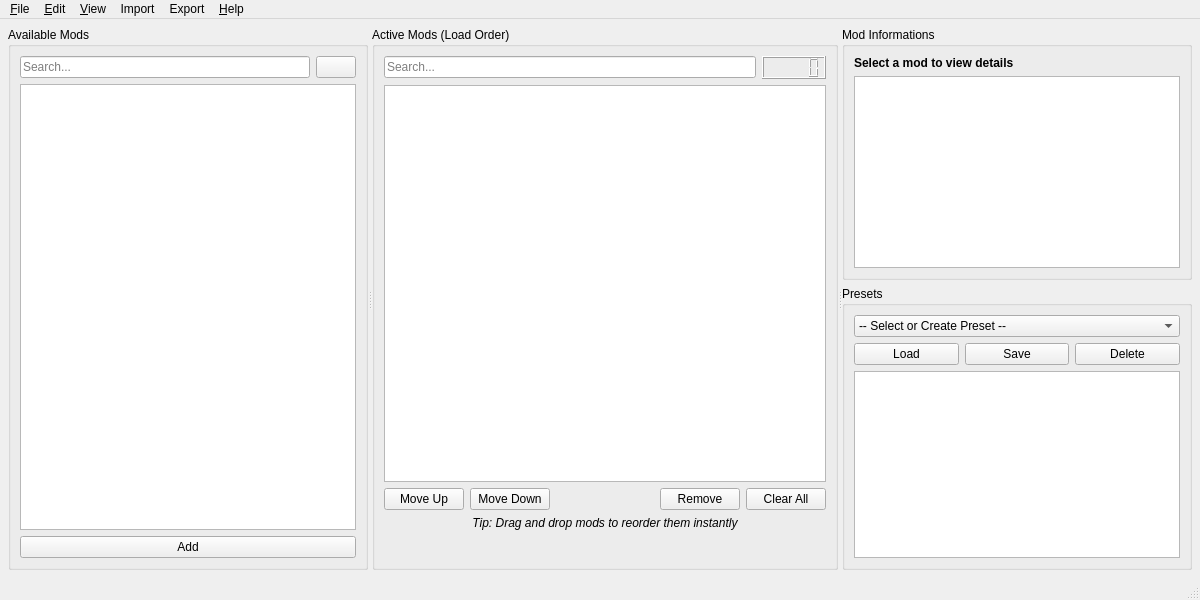
<?xml version="1.0" encoding="UTF-8"?>
<ui version="4.0">
 <class>MainWindow</class>
 <widget class="QMainWindow" name="MainWindow">
  <property name="geometry">
   <rect>
    <x>0</x>
    <y>0</y>
    <width>1200</width>
    <height>600</height>
   </rect>
  </property>
  <property name="minimumSize">
   <size>
    <width>1200</width>
    <height>600</height>
   </size>
  </property>
  <property name="windowIcon">
   <iconset resource="../resources.qrc">
    <normaloff>:/icons/icon/logo.ico</normaloff>:/icons/icon/logo.ico</iconset>
  </property>
  <widget class="QWidget" name="centralwidget">
   <layout class="QHBoxLayout" name="horizontalLayout_main">
    <property name="spacing">
     <number>8</number>
    </property>
    <property name="leftMargin">
     <number>8</number>
    </property>
    <property name="topMargin">
     <number>8</number>
    </property>
    <property name="rightMargin">
     <number>8</number>
    </property>
    <property name="bottomMargin">
     <number>8</number>
    </property>
    <item>
     <widget class="QSplitter" name="splitter_main">
      <property name="orientation">
       <enum>Qt::Orientation::Horizontal</enum>
      </property>
      <property name="childrenCollapsible">
       <bool>false</bool>
      </property>
      <widget class="QWidget" name="widget_left_panel">
       <property name="minimumSize">
        <size>
         <width>250</width>
         <height>0</height>
        </size>
       </property>
       <property name="maximumSize">
        <size>
         <width>400</width>
         <height>16777215</height>
        </size>
       </property>
       <layout class="QVBoxLayout" name="verticalLayout_available_mods">
        <property name="spacing">
         <number>6</number>
        </property>
        <property name="leftMargin">
         <number>0</number>
        </property>
        <property name="topMargin">
         <number>0</number>
        </property>
        <property name="rightMargin">
         <number>0</number>
        </property>
        <property name="bottomMargin">
         <number>0</number>
        </property>
        <item>
         <widget class="QGroupBox" name="groupBox_available_mods">
          <property name="title">
           <string>Available Mods</string>
          </property>
          <layout class="QVBoxLayout" name="verticalLayout_2">
           <property name="spacing">
            <number>6</number>
           </property>
           <item>
            <layout class="QHBoxLayout" name="horizontalLayout_search_available_mods">
             <property name="spacing">
              <number>6</number>
             </property>
             <item>
              <widget class="QLineEdit" name="lineEdit_search_available_mods">
               <property name="placeholderText">
                <string>Search...</string>
               </property>
               <property name="clearButtonEnabled">
                <bool>true</bool>
               </property>
              </widget>
             </item>
             <item>
              <widget class="QPushButton" name="pushButton_refresh_available_mods">
               <property name="icon">
                <iconset resource="../resources.qrc">
                 <normaloff>:/icons/icon/refresh-line.svg</normaloff>:/icons/icon/refresh-line.svg</iconset>
               </property>
              </widget>
             </item>
            </layout>
           </item>
           <item>
            <widget class="QListWidget" name="listWidget_available_mods">
             <property name="acceptDrops">
              <bool>true</bool>
             </property>
             <property name="showDropIndicator" stdset="0">
              <bool>false</bool>
             </property>
             <property name="alternatingRowColors">
              <bool>true</bool>
             </property>
             <property name="selectionMode">
              <enum>QAbstractItemView::SelectionMode::ExtendedSelection</enum>
             </property>
             <property name="sortingEnabled">
              <bool>true</bool>
             </property>
            </widget>
           </item>
           <item>
            <layout class="QHBoxLayout" name="horizontalLayout_available_mods_actions">
             <item>
              <widget class="QPushButton" name="pushButton_add">
               <property name="text">
                <string>Add</string>
               </property>
              </widget>
             </item>
            </layout>
           </item>
          </layout>
         </widget>
        </item>
       </layout>
      </widget>
      <widget class="QWidget" name="widget_center_panel">
       <property name="minimumSize">
        <size>
         <width>300</width>
         <height>0</height>
        </size>
       </property>
       <layout class="QVBoxLayout" name="verticalLayout_active_mods">
        <property name="spacing">
         <number>6</number>
        </property>
        <property name="leftMargin">
         <number>0</number>
        </property>
        <property name="topMargin">
         <number>0</number>
        </property>
        <property name="rightMargin">
         <number>0</number>
        </property>
        <property name="bottomMargin">
         <number>0</number>
        </property>
        <item>
         <widget class="QGroupBox" name="groupBox_active_mods">
          <property name="title">
           <string>Active Mods (Load Order)</string>
          </property>
          <layout class="QVBoxLayout" name="verticalLayout_3">
           <property name="spacing">
            <number>6</number>
           </property>
           <item>
            <layout class="QHBoxLayout" name="horizontalLayout_search_active_mods">
             <property name="spacing">
              <number>6</number>
             </property>
             <item>
              <widget class="QLineEdit" name="lineEdit_search_active_mods">
               <property name="placeholderText">
                <string>Search...</string>
               </property>
               <property name="clearButtonEnabled">
                <bool>true</bool>
               </property>
              </widget>
             </item>
             <item>
              <widget class="QLCDNumber" name="lcdNumber_mods_counter"/>
             </item>
            </layout>
           </item>
           <item>
            <widget class="QListWidget" name="listWidget_active_mods">
             <property name="showDropIndicator" stdset="0">
              <bool>true</bool>
             </property>
             <property name="dragEnabled">
              <bool>true</bool>
             </property>
             <property name="dragDropMode">
              <enum>QAbstractItemView::DragDropMode::InternalMove</enum>
             </property>
             <property name="alternatingRowColors">
              <bool>true</bool>
             </property>
             <property name="selectionMode">
              <enum>QAbstractItemView::SelectionMode::ExtendedSelection</enum>
             </property>
            </widget>
           </item>
           <item>
            <layout class="QHBoxLayout" name="horizontalLayout_load_order_controls">
             <property name="spacing">
              <number>6</number>
             </property>
             <item>
              <widget class="QPushButton" name="pushButton_move_up">
               <property name="text">
                <string>Move Up</string>
               </property>
              </widget>
             </item>
             <item>
              <widget class="QPushButton" name="pushButton_move_down">
               <property name="text">
                <string>Move Down</string>
               </property>
              </widget>
             </item>
             <item>
              <spacer name="horizontalSpacer">
               <property name="orientation">
                <enum>Qt::Orientation::Horizontal</enum>
               </property>
               <property name="sizeHint" stdset="0">
                <size>
                 <width>0</width>
                 <height>0</height>
                </size>
               </property>
              </spacer>
             </item>
             <item>
              <widget class="QPushButton" name="pushButton_remove">
               <property name="text">
                <string>Remove</string>
               </property>
              </widget>
             </item>
             <item>
              <widget class="QPushButton" name="pushButton_clear_all">
               <property name="text">
                <string>Clear All</string>
               </property>
              </widget>
             </item>
            </layout>
           </item>
           <item>
            <widget class="QLabel" name="label_drag_info">
             <property name="font">
              <font>
               <italic>true</italic>
              </font>
             </property>
             <property name="text">
              <string>Tip: Drag and drop mods to reorder them instantly

                                                        </string>
             </property>
             <property name="alignment">
              <set>Qt::AlignmentFlag::AlignCenter</set>
             </property>
            </widget>
           </item>
          </layout>
         </widget>
        </item>
       </layout>
      </widget>
      <widget class="QWidget" name="widget_right_panel">
       <property name="minimumSize">
        <size>
         <width>250</width>
         <height>0</height>
        </size>
       </property>
       <property name="maximumSize">
        <size>
         <width>350</width>
         <height>16777215</height>
        </size>
       </property>
       <layout class="QVBoxLayout" name="verticalLayout_sidebar">
        <property name="spacing">
         <number>6</number>
        </property>
        <property name="leftMargin">
         <number>0</number>
        </property>
        <property name="topMargin">
         <number>0</number>
        </property>
        <property name="rightMargin">
         <number>0</number>
        </property>
        <property name="bottomMargin">
         <number>0</number>
        </property>
        <item>
         <widget class="QGroupBox" name="groupBox_mod_informations">
          <property name="minimumSize">
           <size>
            <width>0</width>
            <height>150</height>
           </size>
          </property>
          <property name="title">
           <string>Mod Informations</string>
          </property>
          <layout class="QVBoxLayout" name="verticalLayout_mod_info">
           <property name="spacing">
            <number>6</number>
           </property>
           <item>
            <widget class="QLabel" name="label_mod_name">
             <property name="font">
              <font>
               <bold>true</bold>
              </font>
             </property>
             <property name="text">
              <string>Select a mod to view details</string>
             </property>
             <property name="wordWrap">
              <bool>true</bool>
             </property>
             <property name="textInteractionFlags">
              <set>Qt::TextInteractionFlag::TextSelectableByMouse</set>
             </property>
            </widget>
           </item>
           <item>
            <widget class="QTextEdit" name="textEdit_mod_description">
             <property name="readOnly">
              <bool>true</bool>
             </property>
            </widget>
           </item>
          </layout>
         </widget>
        </item>
        <item>
         <widget class="QGroupBox" name="groupBox_presets">
          <property name="minimumSize">
           <size>
            <width>0</width>
            <height>200</height>
           </size>
          </property>
          <property name="title">
           <string>Presets</string>
          </property>
          <layout class="QVBoxLayout" name="verticalLayout_presets">
           <property name="spacing">
            <number>6</number>
           </property>
           <item>
            <widget class="QComboBox" name="comboBox_presets">
             <item>
              <property name="text">
               <string>-- Select or Create Preset --</string>
              </property>
             </item>
            </widget>
           </item>
           <item>
            <layout class="QHBoxLayout" name="horizontalLayout_preset_controls">
             <property name="spacing">
              <number>6</number>
             </property>
             <item>
              <widget class="QPushButton" name="pushButton_load_preset">
               <property name="text">
                <string>Load</string>
               </property>
              </widget>
             </item>
             <item>
              <widget class="QPushButton" name="pushButton_save_preset">
               <property name="text">
                <string>Save</string>
               </property>
              </widget>
             </item>
             <item>
              <widget class="QPushButton" name="pushButton_delete_preset">
               <property name="text">
                <string>Delete</string>
               </property>
              </widget>
             </item>
            </layout>
           </item>
           <item>
            <widget class="QListWidget" name="listWidget_presets">
             <property name="showDropIndicator" stdset="0">
              <bool>false</bool>
             </property>
             <property name="alternatingRowColors">
              <bool>true</bool>
             </property>
            </widget>
           </item>
          </layout>
         </widget>
        </item>
       </layout>
      </widget>
     </widget>
    </item>
   </layout>
  </widget>
  <widget class="QMenuBar" name="menubar">
   <property name="geometry">
    <rect>
     <x>0</x>
     <y>0</y>
     <width>1200</width>
     <height>33</height>
    </rect>
   </property>
   <widget class="QMenu" name="menuFile">
    <property name="title">
     <string>&amp;File</string>
    </property>
    <addaction name="actionOpen_game_folder"/>
    <addaction name="actionOpen_mods_folder"/>
    <addaction name="actionOpen_options_file"/>
    <addaction name="separator"/>
    <addaction name="actionOpen_logs"/>
    <addaction name="separator"/>
    <addaction name="actionExit"/>
   </widget>
   <widget class="QMenu" name="menuEdit">
    <property name="title">
     <string>&amp;Edit</string>
    </property>
    <addaction name="actionSettings"/>
    <addaction name="separator"/>
   </widget>
   <widget class="QMenu" name="menuView">
    <property name="title">
     <string>&amp;View</string>
    </property>
    <widget class="QMenu" name="menuStyle">
     <property name="title">
      <string>Style</string>
     </property>
     <widget class="QMenu" name="menuFont">
      <property name="title">
       <string>Font</string>
      </property>
      <addaction name="actionDefault"/>
      <addaction name="actionDyslexic"/>
     </widget>
     <addaction name="menuFont"/>
    </widget>
    <addaction name="actionRefresh_2"/>
    <addaction name="actionShow_mod_informations"/>
    <addaction name="separator"/>
    <addaction name="actionZoom_in"/>
    <addaction name="actionZoom_out"/>
    <addaction name="actionReset_zoom"/>
    <addaction name="separator"/>
    <addaction name="menuStyle"/>
   </widget>
   <widget class="QMenu" name="menuHelp">
    <property name="title">
     <string>&amp;Help</string>
    </property>
    <addaction name="actionUser_manual"/>
    <addaction name="actionGenerate_Help_File"/>
    <addaction name="actionAbout"/>
   </widget>
   <widget class="QMenu" name="menuImport">
    <property name="title">
     <string>Import</string>
    </property>
    <addaction name="action_load_order_from_code"/>
    <addaction name="action_local_mod"/>
   </widget>
   <widget class="QMenu" name="menuExport">
    <property name="title">
     <string>Export</string>
    </property>
    <addaction name="action_load_order_as_code"/>
   </widget>
   <addaction name="menuFile"/>
   <addaction name="menuEdit"/>
   <addaction name="menuView"/>
   <addaction name="menuImport"/>
   <addaction name="menuExport"/>
   <addaction name="menuHelp"/>
  </widget>
  <widget class="QStatusBar" name="statusbar"/>
  <action name="actionImport_mod">
   <property name="text">
    <string>Import mod...</string>
   </property>
   <property name="shortcut">
    <string>Ctrl+I</string>
   </property>
  </action>
  <action name="actionRefresh">
   <property name="text">
    <string>Refresh</string>
   </property>
   <property name="shortcut">
    <string>F5</string>
   </property>
  </action>
  <action name="actionExit">
   <property name="text">
    <string>Exit</string>
   </property>
   <property name="shortcut">
    <string>Ctrl+Q</string>
   </property>
  </action>
  <action name="actionSettings">
   <property name="text">
    <string>Settings</string>
   </property>
  </action>
  <action name="actionClear_Active_Mods">
   <property name="text">
    <string>Clear Active Mods</string>
   </property>
   <property name="shortcut">
    <string>Ctrl+Shift+C</string>
   </property>
  </action>
  <action name="actionShow_mod_informations">
   <property name="checkable">
    <bool>true</bool>
   </property>
   <property name="checked">
    <bool>true</bool>
   </property>
   <property name="text">
    <string>Show mod informations</string>
   </property>
  </action>
  <action name="actionUser_manual">
   <property name="text">
    <string>User manual</string>
   </property>
   <property name="toolTip">
    <string>Open the complete user guide</string>
   </property>
   <property name="shortcut">
    <string>F1</string>
   </property>
  </action>
  <action name="actionCheck_Updates">
   <property name="text">
    <string>Check for updates</string>
   </property>
   <property name="toolTip">
    <string>Check for mod manager updates</string>
   </property>
  </action>
  <action name="actionAbout">
   <property name="text">
    <string>About</string>
   </property>
   <property name="toolTip">
    <string>About this mod manager</string>
   </property>
  </action>
  <action name="actionTheme">
   <property name="text">
    <string>Theme</string>
   </property>
  </action>
  <action name="actionDefault">
   <property name="text">
    <string>Default</string>
   </property>
  </action>
  <action name="actionDyslexic">
   <property name="text">
    <string>Dyslexic</string>
   </property>
  </action>
  <action name="actionOpen_game_folder">
   <property name="text">
    <string>Open game folder</string>
   </property>
  </action>
  <action name="actionOpen_mods_folder">
   <property name="text">
    <string>Open mods folder</string>
   </property>
  </action>
  <action name="actionOpen_options_file">
   <property name="text">
    <string>Open options file</string>
   </property>
  </action>
  <action name="actionOpen_logs">
   <property name="text">
    <string>Open logs</string>
   </property>
  </action>
  <action name="action_load_order_from_code">
   <property name="text">
    <string>... load order from code</string>
   </property>
  </action>
  <action name="action_load_order_as_code">
   <property name="text">
    <string>... load order as code</string>
   </property>
  </action>
  <action name="action_local_mod">
   <property name="text">
    <string>... local mod</string>
   </property>
  </action>
  <action name="actionRefresh_2">
   <property name="text">
    <string>Refresh</string>
   </property>
  </action>
  <action name="actionZoom_in">
   <property name="text">
    <string>Zoom in</string>
   </property>
  </action>
  <action name="actionZoom_out">
   <property name="text">
    <string>Zoom out</string>
   </property>
  </action>
  <action name="actionReset_zoom">
   <property name="text">
    <string>Reset zoom</string>
   </property>
  </action>
  <action name="actionGenerate_Help_File">
   <property name="text">
    <string>Generate Help File</string>
   </property>
  </action>
 </widget>
 <tabstops>
  <tabstop>lineEdit_search_available_mods</tabstop>
  <tabstop>pushButton_refresh_available_mods</tabstop>
  <tabstop>listWidget_available_mods</tabstop>
  <tabstop>pushButton_add</tabstop>
  <tabstop>lineEdit_search_active_mods</tabstop>
  <tabstop>listWidget_active_mods</tabstop>
  <tabstop>pushButton_move_up</tabstop>
  <tabstop>pushButton_move_down</tabstop>
  <tabstop>pushButton_remove</tabstop>
  <tabstop>pushButton_clear_all</tabstop>
  <tabstop>comboBox_presets</tabstop>
  <tabstop>pushButton_load_preset</tabstop>
  <tabstop>pushButton_save_preset</tabstop>
  <tabstop>pushButton_delete_preset</tabstop>
  <tabstop>listWidget_presets</tabstop>
 </tabstops>
 <resources>
  <include location="../resources.qrc"/>
 </resources>
 <connections/>
</ui>
